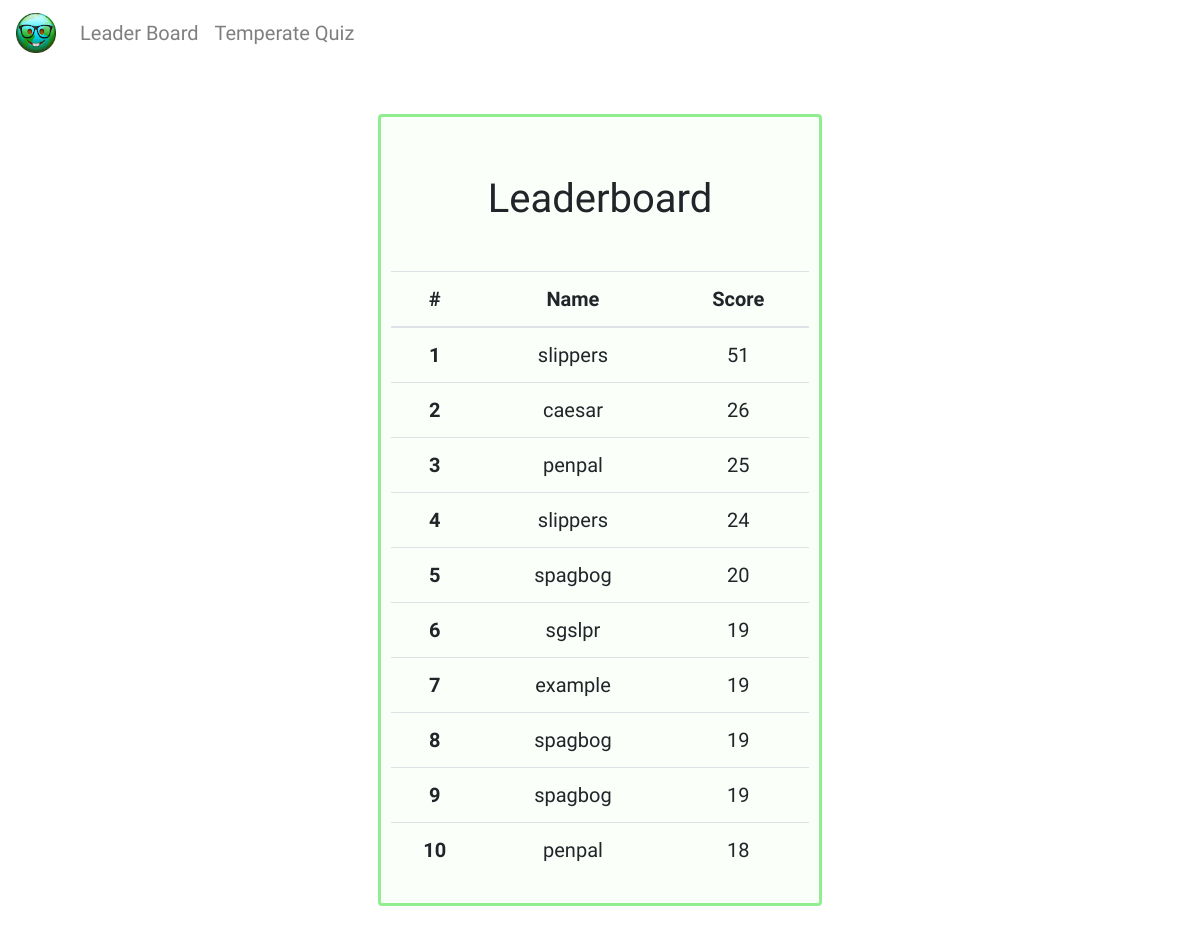
Screenshot of /quiz/leaderboard/ with the database file from the repository.
### quiz/models.py (models this page shows, shortened)
class HighScore(models.Model):
    score = models.IntegerField()
    name = models.CharField(max_length=8)

### quiz/views.py (the view)
# urls.py: path('leaderboard/', views.leaderboard, name='leaderboard'),
def leaderboard(request):
    if request.method == 'POST':  # user enters via results page
        name = request.POST['name']
        score = request.POST['score']
        print("Hi from views.leaderboard")
        append_leaderboard(score, name)
    highscore_data = HighScore.objects.order_by('-score')
    leaders = []
    for datum in highscore_data:
        leader = {
            'name': datum.name,
            'score': datum.score
        }
        leaders.append(leader)
    context = {
        'leaders': leaders
    }
    return render(request, 'quiz/leaderboard.html', context)

### quiz/templates/quiz/leaderboard.html (shortened to what this page needs)
{% extends 'quiz/layout.html' %}
{% block main %}
<h1 class="my-5">Leaderboard</h1>
<table class="table table-default">
    <thead>
    <tr>
      <th scope="col">#</th>
      <th scope="col">Name</th>
      <th scope="col">Score</th>
    </tr>
  </thead>
  <tbody>
    {% if not leaders %}
    <tr>
      <th scope="row">No</th>
      <td>Entries</td>
      <td>Yet!</td>
    </tr>
    {% else %}
    {% for leader in leaders %}
    <tr>
      <th scope="row">{{ forloop.counter }}</th>
      <td>{{ leader.name }}</td>
      <td>{{ leader.score }}</td>
    </tr>
    {% endfor %}
    {% endif %}
</table>
{% endblock %}

### quiz/templates/quiz/layout.html (shortened to what this page needs)
{% load static %}
<!DOCTYPE html>
<html lang="en">
<head>
    <link rel="stylesheet" href="https://maxcdn.bootstrapcdn.com/bootstrap/4.3.1/css/bootstrap.min.css">
    <link rel="stylesheet" type="text/css" href="{% static 'quiz/style.css' %}">
</head>
<body>
<nav class="navbar navbar-expand-sm navbar-light">
  <a class="navbar-brand" href="{% url 'quiz:index' %}">
      <img src="{% static 'quiz\images\trans_geek.png' %}" alt="Logo" id="logo">
  </a>
  <div class="collapse navbar-collapse" id="collapsibleNavbar">
    <ul class="navbar-nav">
      <li class="nav-item">
        <a class="nav-link" href="{% url 'quiz:leaderboard' %}">Leader Board</a>
      </li>
        <li class="nav-item">
        <a class="nav-link" href="{% url 'quiz:index' %}">Temperate Quiz</a>
      </li>
    </ul>
  </div>
</nav>
    <div class="container text-center">
        <div class="card text-center mx-auto my-5" id="card">
    {% block main %}{% endblock %}
        </div>
    </div>
</body>
</html>

### quiz/static/quiz/style.css (style rules this page uses)
body { background-color: #ffffff; font-family: 'Varela Round', sans-serif; font-weight: normal; font-size: 20px; }
#card { width: 90%; border: solid 3px lightgreen; background-color: #fafffa; padding: 10px; }
#logo { width:40px; height:auto; }
.navbar { background-color:#ffffff; }
@media screen and (min-width:800px) { #card { width: 40%; } }

### rows the page displays
HighScore: name "slippers"
HighScore: name "caesar"
HighScore: name "penpal"
HighScore: name "slippers"
HighScore: name "spagbog"
HighScore: name "sgslpr"
HighScore: name "example"
HighScore: name "spagbog"
HighScore: name "spagbog"
HighScore: name "penpal"

### other values shown
{{ leader.score }} "51" "26" "25" "24" "20" "19" "19" "19" "19" "18"
